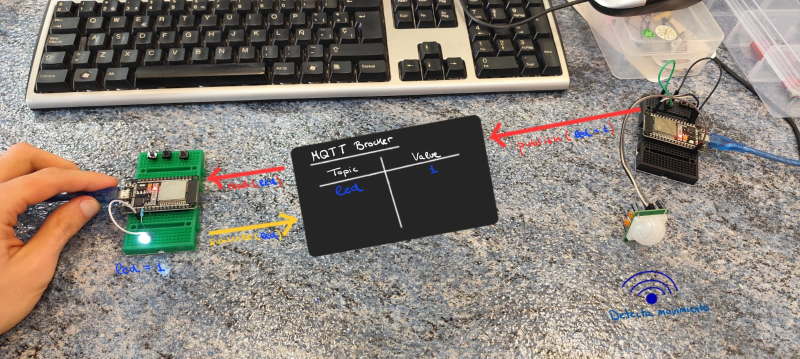
//> input picture Primer Cuatrimestre/[IoT] Internet de las cosas/Bloque I. Visión Conceptual/Prácticas/ESP32_imagenes_y_videos/Esquema_MQTT_ON.jpg, 1600 x 718 px (shown at 1/2 size)
$ ./color_balance '-i=../../../../[IoT] Internet de las cosas/Bloque I. Visión Conceptual/Prácticas/ESP32_imagenes_y_videos/Esquema_MQTT_OFF.jpg' '../../../../[IoT] Internet de las cosas/Bloque I. Visión Conceptual/Prácticas/ESP32_imagenes_y_videos/Esquema_MQTT_ON.jpg' out.png   (built with g++ and OpenCV 4)
//> lines starting //> are read from the running program, lines starting //| are printed output that depends on the picture
### Primer Cuatrimestre/[V3D] Vision 3D/Parte 1. Procesamiento de las imagenes/Practica 3/color_balance/common_code.hpp
#pragma once
#include <opencv2/core/core.hpp>

/**
 * @brief Scale the color of an image so an input color is transformed into an output color.
 * @param in is the image to be rescaled.
 * @param from is the input color.
 * @param to is the output color.
 * @return the color rescaled image.
 * @pre in.type()==CV_8UC3
 * @warning A BGR color space is assumed for the input image.
 */
cv::Mat fsiv_color_rescaling(const cv::Mat &in, const cv::Scalar &from,
                             const cv::Scalar &to);

/**
 * @brief Convert a BGR color image to Gray scale.
 * @param img is the input image.
 * @param out is the output image.
 * @return the output image.
 * @pre img.channels()==3
 * @post ret_v.channels()==1
 */
cv::Mat fsiv_convert_bgr_to_gray(const cv::Mat &img, cv::Mat &out);

/**
 * @brief Compute the histogram of an image.
 *
 * @param img the input image.
 * @return the histogram.
 * @pre in.type()==CV_8UC1
 *
 */
cv::Mat fsiv_compute_image_histogram(cv::Mat const &img);

/**
 * @brief Compute the percentile index given a p_value of an histogram.
 *
 * @param hist the histogram.
 * @param p_value the p_value
 * @return the percentile index.
 * @pre hist.type()==CV_32FC1
 * @pre 0<=p_value && p_value<=1.0
 * @post 0<=ret_v && ret_v<hist.rows
 */
float fsiv_compute_histogram_percentile(cv::Mat const &hist, float p_value);

/**
 * @brief Apply a "gray world" color balance operation to the image.
 * @param[in] in is the input image.
 * @return the color balanced image.
 * @pre in.type()==CV_8UC3
 * @warning A BGR color space is assumed for the input image.
 */
cv::Mat fsiv_gray_world_color_balance(cv::Mat const &in);

/**
 * @brief Apply a "white patch" color balance operation to the image.
 * @param[in] in is the input image.
 * @param[in] p use this percentage of brighter pixels. Value p=0 means use the most brighter.
 * @return the color balanced image.
 * @pre in.type()==CV_8UC3
 * @warning A BGR color space is assumed for the input image.
 */
cv::Mat fsiv_white_patch_color_balance(cv::Mat const &in, float p);

### Primer Cuatrimestre/[V3D] Vision 3D/Parte 1. Procesamiento de las imagenes/Practica 3/color_balance/common_code.cpp
#include "common_code.hpp"
#include <opencv2/imgproc/imgproc.hpp>
#include <iostream>

const int histSize = 256;
cv::Mat fsiv_color_rescaling(const cv::Mat &in, const cv::Scalar &from, const cv::Scalar &to)
{
    CV_Assert(in.type() == CV_8UC3);
    cv::Mat out;
    // TODO
    // HINT: use cv:divide to compute the scaling factor.
    // HINT: use method cv::Mat::mul() to scale the input matrix.

    // Convert 'from' and 'to' scalars to 3x1 matrices
    cv::Mat fromMat = cv::Mat(from, false);
    cv::Mat toMat = cv::Mat(to, false);
    cv::Mat scaling_factor;

    cv::divide(toMat, fromMat, scaling_factor);
    out = in.mul(scaling_factor);

    // O = a * I
    // a = 128 / R ; 128 / G ; 128 / B;

    //
    CV_Assert(out.type() == in.type());
    CV_Assert(out.rows == in.rows && out.cols == in.cols);
    return out;
}

// [14 lines left out: function fsiv_gray_world_color_balance, not called in this run]

cv::Mat fsiv_convert_bgr_to_gray(const cv::Mat &img, cv::Mat &out)
{
    CV_Assert(img.channels() == 3);
    // TODO
    // HINT: use cv::cvtColor()
    cv::cvtColor(img, out,cv::COLOR_BGR2GRAY);
    //
    CV_Assert(out.channels() == 1);
    return out;
}

// [58 lines left out: functions fsiv_compute_image_histogram, fsiv_compute_histogram_percentile, not called in this run]

cv::Mat fsiv_white_patch_color_balance(cv::Mat const &in, float p)
{
    CV_Assert(in.type() == CV_8UC3);
    CV_Assert(0.0f <= p && p <= 100.0f);
    cv::Mat out;
    // HINT: convert to GRAY color space to get the illuminance.
    cv::Mat gray_img;
    fsiv_convert_bgr_to_gray(in, gray_img);
    cv::Point brightest_pixel = cv::Point();
    if (p == 0.0)
    {
        // TODO

        // HINT: use cv::minMaxLoc to locate the brightest pixel.
        cv::minMaxLoc(gray_img, nullptr, nullptr, nullptr, &brightest_pixel);
        // Obtenemos el color del píxel mas brillante
        cv::Scalar from = in.at<cv::Vec3b>(brightest_pixel);
        // HINT: use fsiv_color_rescaling when the "from" scalar was computed.
        out = fsiv_color_rescaling(in,from,cv::Scalar(255,255,255));

        //
    }
    else
    {
        // HINT: Compute a gray level histogram to find the 100-p percentile.
        cv::Mat hist = fsiv_compute_image_histogram(gray_img);
        float max_value = fsiv_compute_histogram_percentile(hist, float(100-p)/100);

        // HINT: use operator >= to get the mask with p% brighter pixels and use it
        //        to compute the mean value.
        cv::Mat mask = gray_img >= max_value;
        cv::Scalar from = cv::mean(in,mask);
        // HINT: use fsiv_color_rescaling when the "from" scalar was computed.
        out = fsiv_color_rescaling(in, from, cv::Scalar(255,255,255));

        //
    }

    CV_Assert(out.type() == in.type());
    CV_Assert(out.rows == in.rows && out.cols == in.cols);
    return out;
}

### Primer Cuatrimestre/[V3D] Vision 3D/Parte 1. Procesamiento de las imagenes/Practica 3/color_balance/color_balance.cpp
#include <iostream>
#include <exception>

#include <opencv2/core/core.hpp>
#include <opencv2/core/utility.hpp>
#include <opencv2/highgui/highgui.hpp>
#include <opencv2/imgproc/imgproc.hpp>

#include "common_code.hpp"

const cv::String keys =
    "{help h usage ? |      | print this message   }"
    "{i interactive  |      | use interactive mode.}"
    "{p              |0     | Percentage of brightest points used. Default 0 means use the classical white patch method. Values (0, 100) means to use this percentage of brighter pixels. Value 100 means use the gray world method.}"
    "{@input         |<none>| input image.}"
    "{@output        |<none>| output image.}";

/**
 * @brief Application State.
 * Use this structure to maintain the state of the application
 * that will be passed to the callbacks.
 */
struct UserData
{
    cv::Mat in;  // input image.
    cv::Mat out; // output image.
};

/** @brief Standard mouse callback
 * Use this function an argument for cv::setMouseCallback to control the
 * mouse interaction with a window.
 *
 * @arg event says which mouse event (move, push/release a mouse button ...)
 * @arg x and
 * @arg y says where the mouse is.
 * @arg flags give some keyboard state.
 * @arg user_data allow to pass user data to the callback.
 */
void on_mouse(int event, int x, int y, int flags, void *user_data_)
{
    UserData *user_data = static_cast<UserData *>(user_data_);
    if (event == cv::EVENT_LBUTTONDOWN)
    {
        user_data->out = fsiv_color_rescaling(user_data->in,
                                              user_data->in.at<cv::Vec3b>(y, x),
                                              cv::Scalar::all(255.0));
        cv::imshow("OUTPUT", user_data->out);
    }
}

/** @brief Standard trackbar callback
 * Use this function an argument for cv::createTrackbar to control
 * the trackbar changes.
 *
 * @arg v give the trackbar position.
 * @arg user_data allow to pass user data to the callback.
 */
void on_change(int v, void *user_data_)
{
    UserData *user_data = static_cast<UserData *>(user_data_);
    std::cout << "Setting p to " << v << "%" << std::endl;
    if (v < 100)
        user_data->out = fsiv_white_patch_color_balance(user_data->in, v);
    else
        user_data->out = fsiv_gray_world_color_balance(user_data->in);
    cv::imshow("OUTPUT", user_data->out);
}

int main(int argc, char *const *argv)
{
    int retCode = EXIT_SUCCESS;

    try
    {

        cv::CommandLineParser parser(argc, argv, keys);
        parser.about("Apply a color balance to an image.");
        if (parser.has("help"))
        {
            parser.printMessage();
            return EXIT_SUCCESS;
        }
        bool interactive_mode = parser.has("i");
        int p = parser.get<int>("p");
        if (p < 0 || p > 100)
        {
            std::cerr << "Error: p is out of range [0, 100]." << std::endl;
            return EXIT_FAILURE;
        }
        cv::String input_n = parser.get<cv::String>("@input");
        cv::String output_n = parser.get<cv::String>("@output");
        if (!parser.check())
        {
            parser.printErrors();
            return EXIT_FAILURE;
        }
        UserData user_data;
        user_data.in = cv::imread(input_n, cv::IMREAD_COLOR);
//> user_data.in is the input picture: 718 rows x 1600 cols, CV_8UC3; mean B, G, R 119.5, 127.7, 135.1
        if (user_data.in.empty())
        {
            std::cerr << "Error: could not open input image." << std::endl;
            return EXIT_FAILURE;
        }

        if (p < 100)
            user_data.out = fsiv_white_patch_color_balance(user_data.in, p);
//> in fsiv_convert_bgr_to_gray, `cv::cvtColor(img, out,cv::COLOR_BGR2GRAY);`:
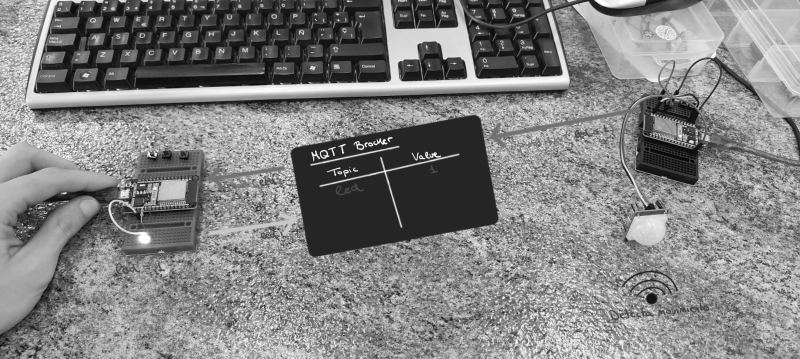
//> out: 718 rows x 1600 cols, CV_8UC1 (shown at 1/2 size); min 0, max 255, mean 129
//> in fsiv_white_patch_color_balance, `cv::minMaxLoc(gray_img, nullptr, nullptr, nullptr, &brightest_pixel);`: brightest_pixel = Point(1194, 0)
//> in fsiv_white_patch_color_balance, `cv::Scalar from = in.at<cv::Vec3b>(brightest_pixel);`: from = Scalar(255, 255, 254)
//> in fsiv_color_rescaling, `cv::Mat fromMat = cv::Mat(from, false);`: fromMat = [255, 255, 254, 0]
//> in fsiv_color_rescaling, `cv::Mat toMat = cv::Mat(to, false);`: toMat = [255, 255, 255, 0]
//> in fsiv_color_rescaling, `cv::divide(toMat, fromMat, scaling_factor);`: scaling_factor = [1, 1, 1, nan]
        else
            user_data.out = fsiv_gray_world_color_balance(user_data.in);

        cv::namedWindow("INPUT", cv::WINDOW_NORMAL);
        cv::namedWindow("OUTPUT", cv::WINDOW_NORMAL);
        cv::resizeWindow("INPUT", 800, 600);
        cv::resizeWindow("OUTPUT", 800, 600);
        if (interactive_mode)
        {
            cv::setMouseCallback("INPUT", on_mouse, &user_data);
            cv::createTrackbar("P", "OUTPUT", &p, 100, on_change,
                               &user_data);
        }
        cv::imshow("INPUT", user_data.in);
        cv::imshow("OUTPUT", user_data.out);
        int k = cv::waitKey(0) & 0xff;
//> the space key is pressed
        if (k != 27)
            cv::imwrite(output_n, user_data.out);
    }
    catch (std::exception &e)
    {
        std::cerr << "Capturada excepcion: " << e.what() << std::endl;
        retCode = EXIT_FAILURE;
    }
    return retCode;
}

$ run again, on Primer Cuatrimestre/[IoT] Internet de las cosas/Bloque I. Visión Conceptual/Prácticas/ESP32_imagenes_y_videos/IMG_Communication_OFF.jpg
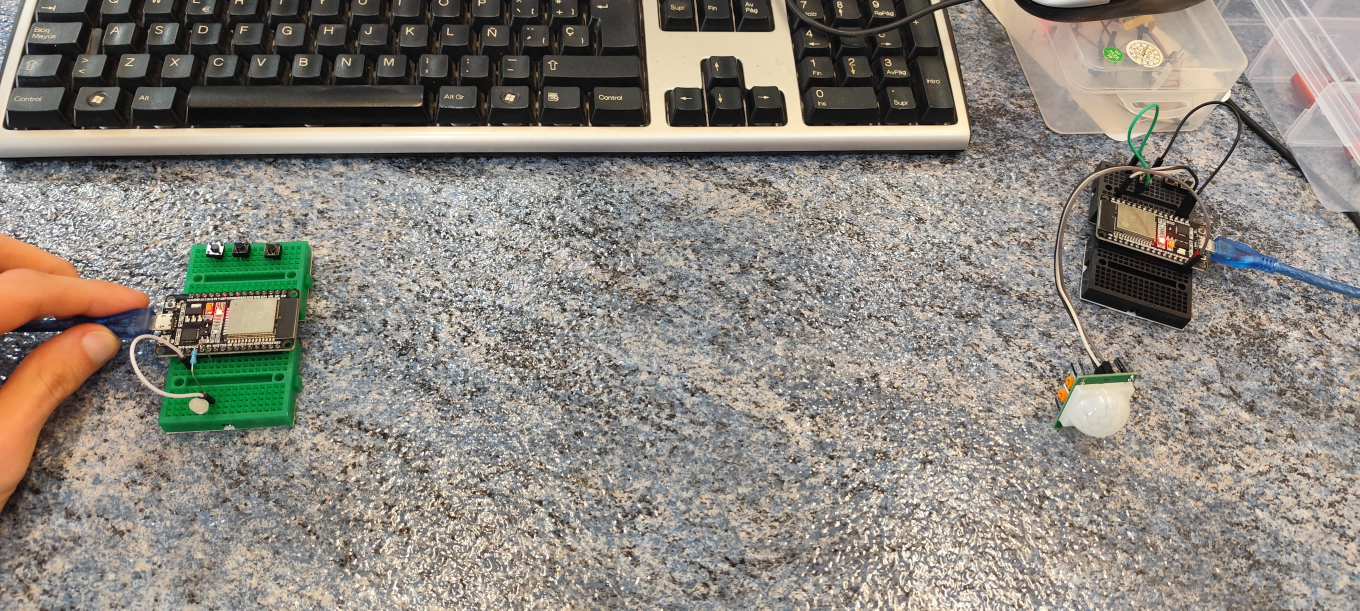
//> input picture Primer Cuatrimestre/[IoT] Internet de las cosas/Bloque I. Visión Conceptual/Prácticas/ESP32_imagenes_y_videos/IMG_Communication_OFF.jpg, 4080 x 1832 px (shown at 1/3 size)
//> user_data.in is the input picture: 1832 rows x 4080 cols, CV_8UC3; mean B, G, R 125.6, 134, 139.8
//> in fsiv_convert_bgr_to_gray, `cv::cvtColor(img, out,cv::COLOR_BGR2GRAY);`:
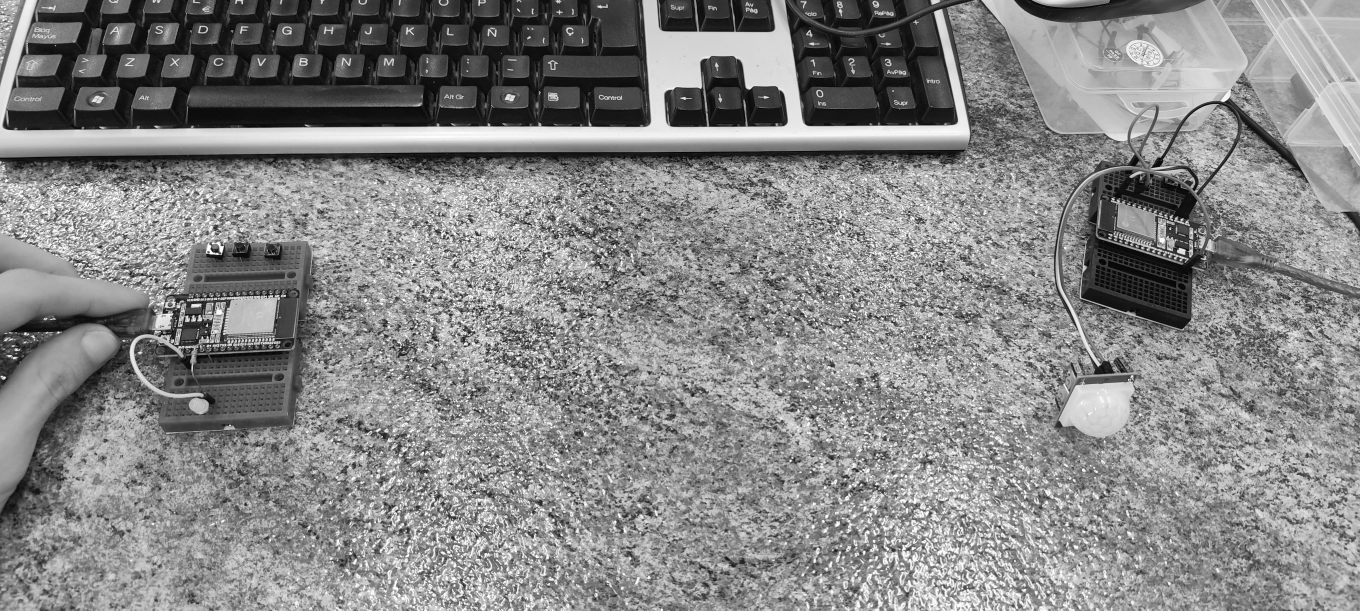
//> out: 1832 rows x 4080 cols, CV_8UC1 (shown at 1/3 size); min 0, max 255, mean 134.8
//> brightest_pixel = Point(32, 6)
//> from = Scalar(255, 255, 254)
//> fromMat = [255, 255, 254, 0]
//> toMat = [255, 255, 255, 0]
//> scaling_factor = [1, 1, 1, nan]

$ run again, on Primer Cuatrimestre/[IoT] Internet de las cosas/Bloque I. Visión Conceptual/Prácticas/ESP32_imagenes_y_videos/IMG_Receiver.jpg
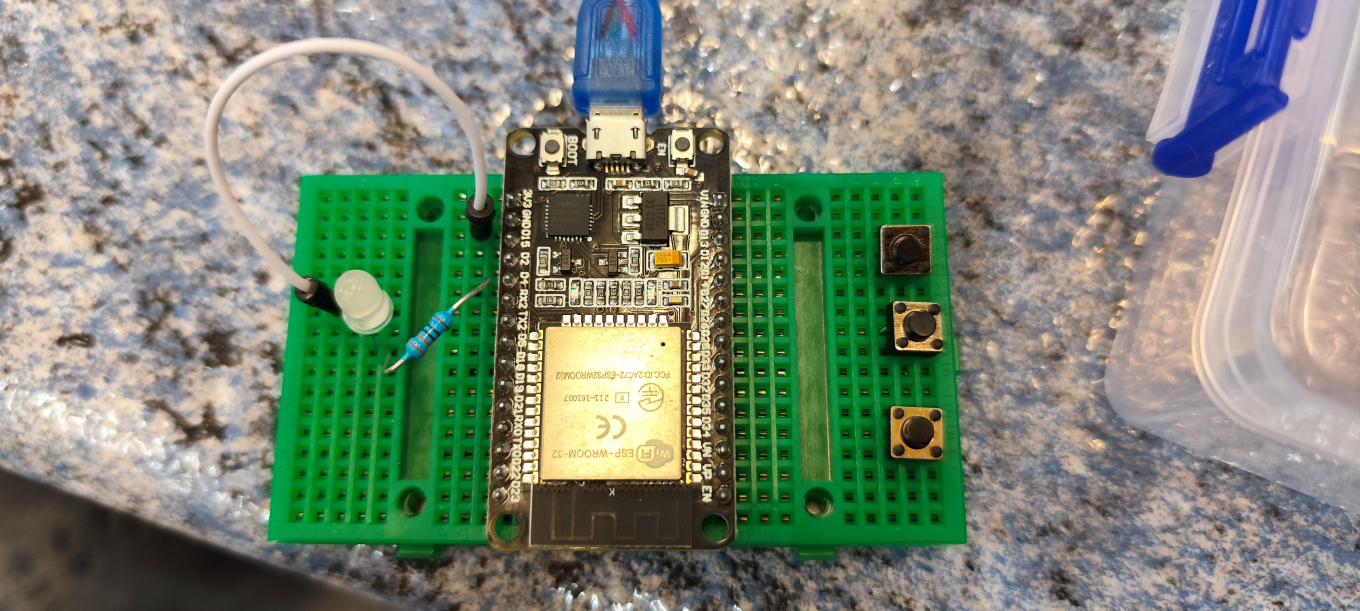
//> input picture Primer Cuatrimestre/[IoT] Internet de las cosas/Bloque I. Visión Conceptual/Prácticas/ESP32_imagenes_y_videos/IMG_Receiver.jpg, 4080 x 1832 px (shown at 1/3 size)
//> user_data.in is the input picture: 1832 rows x 4080 cols, CV_8UC3; mean B, G, R 117.2, 135.5, 123.8
//> in fsiv_convert_bgr_to_gray, `cv::cvtColor(img, out,cv::COLOR_BGR2GRAY);`:
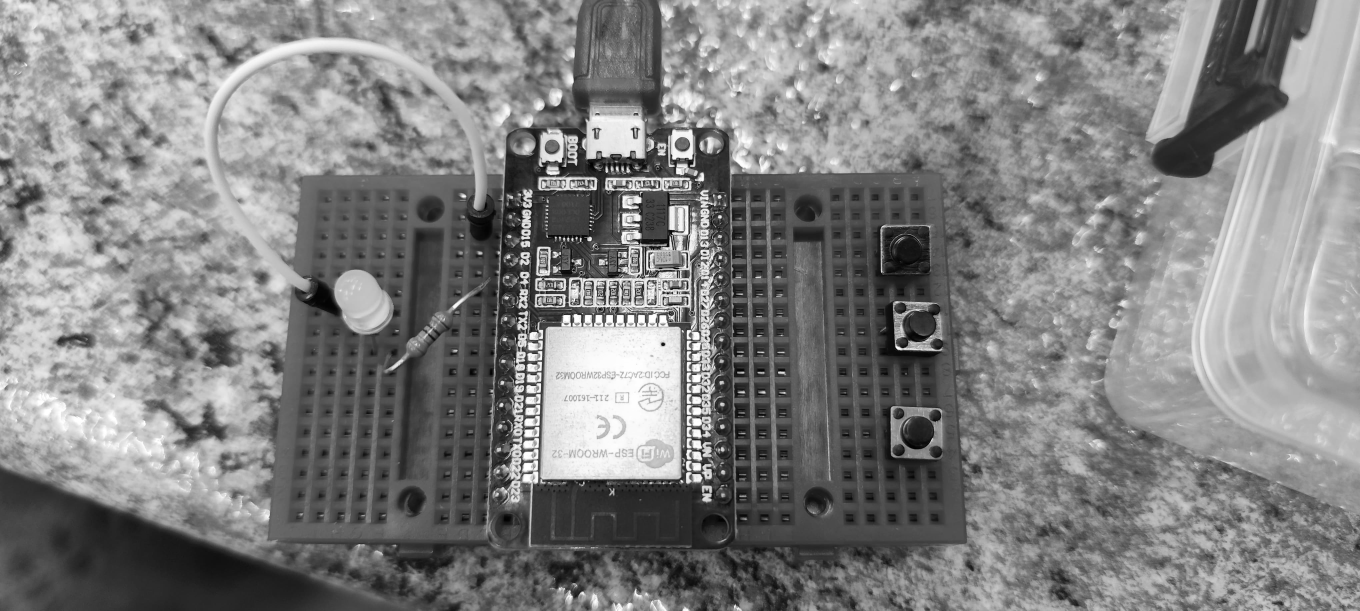
//> out: 1832 rows x 4080 cols, CV_8UC1 (shown at 1/3 size); min 0, max 255, mean 129.9
//> brightest_pixel = Point(2133, 207)
//> from = Scalar(255, 255, 254)
//> fromMat = [255, 255, 254, 0]
//> toMat = [255, 255, 255, 0]
//> scaling_factor = [1, 1, 1, nan]
